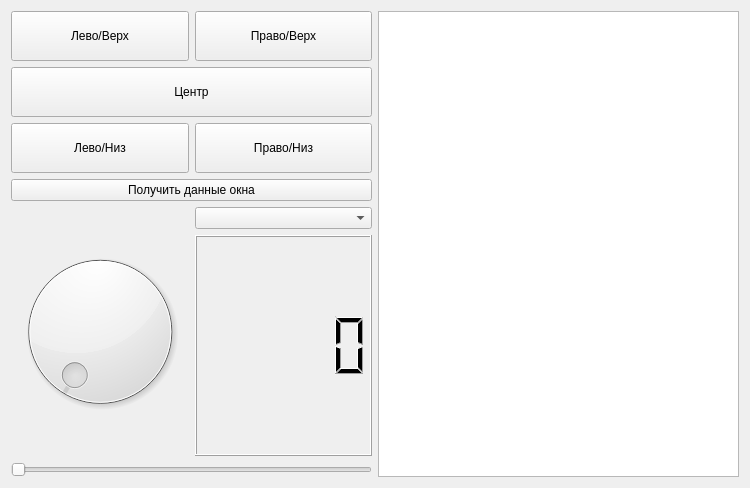
<?xml version="1.0" encoding="UTF-8"?>
<ui version="4.0">
 <class>Form</class>
 <widget class="QWidget" name="Form">
  <property name="geometry">
   <rect>
    <x>0</x>
    <y>0</y>
    <width>750</width>
    <height>488</height>
   </rect>
  </property>
  <property name="windowTitle">
   <string>Form</string>
  </property>
  <layout class="QHBoxLayout" name="horizontalLayout_5">
   <item>
    <layout class="QHBoxLayout" name="horizontalLayout_4">
     <item>
      <layout class="QVBoxLayout" name="verticalLayout_4">
       <item>
        <layout class="QVBoxLayout" name="verticalLayout_3">
         <item>
          <layout class="QVBoxLayout" name="verticalLayout">
           <item>
            <layout class="QHBoxLayout" name="horizontalLayout">
             <item>
              <widget class="QPushButton" name="pushButton">
               <property name="minimumSize">
                <size>
                 <width>0</width>
                 <height>50</height>
                </size>
               </property>
               <property name="text">
                <string>Лево/Верх</string>
               </property>
              </widget>
             </item>
             <item>
              <widget class="QPushButton" name="pushButton_2">
               <property name="minimumSize">
                <size>
                 <width>0</width>
                 <height>50</height>
                </size>
               </property>
               <property name="text">
                <string>Право/Верх</string>
               </property>
              </widget>
             </item>
            </layout>
           </item>
           <item>
            <widget class="QPushButton" name="pushButton_3">
             <property name="minimumSize">
              <size>
               <width>0</width>
               <height>50</height>
              </size>
             </property>
             <property name="text">
              <string>Центр</string>
             </property>
            </widget>
           </item>
           <item>
            <layout class="QHBoxLayout" name="horizontalLayout_2">
             <item>
              <widget class="QPushButton" name="pushButton_4">
               <property name="minimumSize">
                <size>
                 <width>0</width>
                 <height>50</height>
                </size>
               </property>
               <property name="text">
                <string>Лево/Низ</string>
               </property>
              </widget>
             </item>
             <item>
              <widget class="QPushButton" name="pushButton_5">
               <property name="minimumSize">
                <size>
                 <width>0</width>
                 <height>50</height>
                </size>
               </property>
               <property name="text">
                <string>Право/Низ</string>
               </property>
              </widget>
             </item>
            </layout>
           </item>
           <item>
            <widget class="QPushButton" name="pushButton_6">
             <property name="text">
              <string>Получить данные окна</string>
             </property>
            </widget>
           </item>
          </layout>
         </item>
         <item>
          <layout class="QHBoxLayout" name="horizontalLayout_3">
           <item>
            <widget class="QDial" name="dial"/>
           </item>
           <item>
            <layout class="QVBoxLayout" name="verticalLayout_2">
             <item>
              <widget class="QComboBox" name="comboBox"/>
             </item>
             <item>
              <widget class="QLCDNumber" name="lcdNumber"/>
             </item>
            </layout>
           </item>
          </layout>
         </item>
        </layout>
       </item>
       <item>
        <widget class="QSlider" name="horizontalSlider">
         <property name="orientation">
          <enum>Qt::Horizontal</enum>
         </property>
        </widget>
       </item>
      </layout>
     </item>
     <item>
      <widget class="QPlainTextEdit" name="plainTextEdit"/>
     </item>
    </layout>
   </item>
  </layout>
 </widget>
 <resources/>
 <connections/>
</ui>
